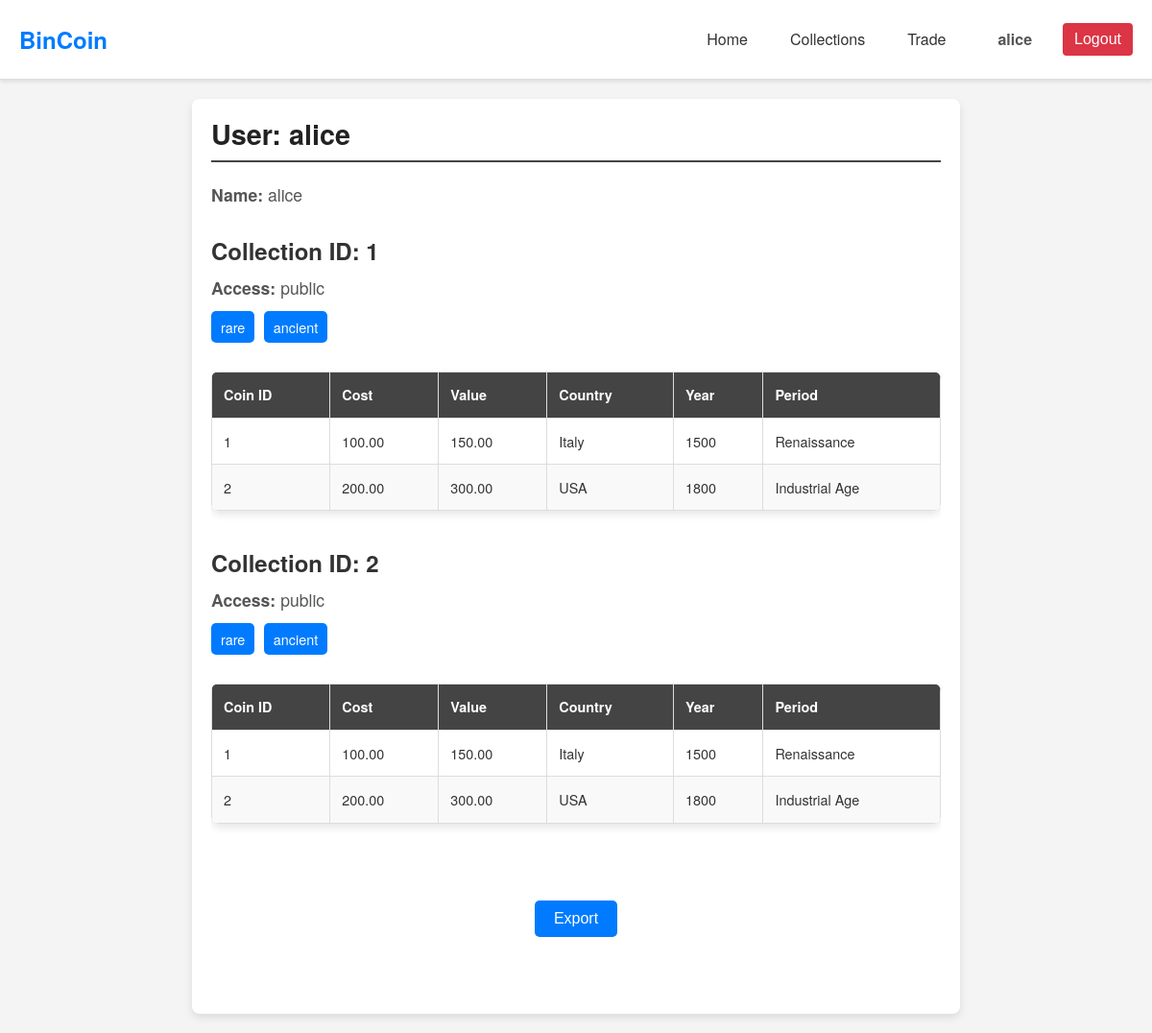
/php/user_profile.php (signed in), run on the app's committed database.
### tables this page shows
CREATE TABLE `user` (
    `name` VARCHAR(255) PRIMARY KEY,
    `password` VARCHAR(255) NOT NULL,
    `created_at` TIMESTAMP DEFAULT CURRENT_TIMESTAMP
);

CREATE TABLE `coin` (
    `id` INT AUTO_INCREMENT PRIMARY KEY,
    `cost` DECIMAL(10, 2) NOT NULL,
    `value` DECIMAL(10, 2) NOT NULL,
    `currency` VARCHAR(50) NOT NULL,
    `front_path` VARCHAR(255) NOT NULL,
    `back_path` VARCHAR(255) NOT NULL,
    `country` VARCHAR(100) NOT NULL,
    `year` INT NOT NULL,
    `coin_collection_id` INT NOT NULL,
    FOREIGN KEY (`coin_collection_id`) REFERENCES `coin_collection`(`id`) ON DELETE CASCADE
);

CREATE TABLE `period` (
    `id` INT AUTO_INCREMENT PRIMARY KEY,
    `country` VARCHAR(100) NOT NULL,
    `from` YEAR NOT NULL,
    `to` YEAR NOT NULL,
    `name` VARCHAR(255) NOT NULL
);

### php/user_profile.php (called while the page is built, shortened)
<?php
$conn = new mysqli(SERVERNAME, USERNAME, PASSWORD, DBNAME);
$userName = isset($_GET['user']) ? $_GET['user'] : 'Alice';
$userQuery = $conn->prepare("SELECT * FROM `user` WHERE `name` = ?");
$userQuery->bind_param("s", $userName);
$userQuery->execute();
$userResult = $userQuery->get_result();
$user = $userResult->fetch_assoc();
$collectionsQuery = $conn->prepare("
    SELECT cc.id AS collection_id, cc.access, ct.name AS tag
    FROM `coin_collection` cc
    LEFT JOIN `collection_tag` ct ON cc.id = ct.collection_id
    WHERE cc.user_name = ?
");
$collectionsQuery->bind_param("s", $userName);
$collectionsQuery->execute();
$collectionsResult = $collectionsQuery->get_result();
$collections = [];
while ($row = $collectionsResult->fetch_assoc()) {
    $collections[$row['collection_id']]['access'] = $row['access'];
    $collections[$row['collection_id']]['tags'][] = $row['tag'];
}
foreach ($collections as $collectionId => &$collection) {
    $coinsQuery = $conn->prepare("
        SELECT c.id AS coin_id, c.cost, c.value, c.currency, c.country, c.year, p.name AS period
        FROM `coin` c
        LEFT JOIN `coin_period` cp ON c.id = cp.coin_id
        LEFT JOIN `period` p ON cp.period_id = p.id
        WHERE c.coin_collection_id = ?
    ");
    $coinsQuery->bind_param("i", $collectionId);
    $coinsQuery->execute();
    $coinsResult = $coinsQuery->get_result();
}
include "../components/user_profile_page.php";
?>

### components/user_profile_page.php (the view, shortened to what this page needs)
<!DOCTYPE html>
<html lang="en">
<head>
    <link rel="stylesheet" href="../css/theme.css">
    <link rel="stylesheet" href="../css/user_profile.css">
</head>
<body>
    <?php include '../components/header.php'; ?>
    <div class="profile-container">
        <h2>User: <?php echo htmlspecialchars($user['name']); ?></h2>
        <div class="user-details">
            <p><strong>Name:</strong> <?php echo htmlspecialchars($user['name']); ?></p>
        </div>
        <?php foreach ($collections as $collectionId => $collection): ?>
            <div class="collection">
                <h3>Collection ID: <?php echo htmlspecialchars($collectionId); ?></h3>
                <p><strong>Access:</strong> <?php echo htmlspecialchars($collection['access']); ?></p>
                <div class="tags">
                    <?php foreach ($collection['tags'] as $tag): ?>
                        <span class="tag"><?php echo htmlspecialchars($tag); ?></span>
                    <?php endforeach; ?>
                </div>
                <div class="table-container">
                    <table>
                        <thead>
                            <tr>
                                <th>Coin ID</th>
                                <th>Cost</th>
                                <th>Value</th>
                                <th>Country</th>
                                <th>Year</th>
                                <th>Period</th>
                            </tr>
                        </thead>
                        <tbody>
                            <?php foreach ($collection['coins'] as $coin): ?>
                                <tr>
                                    <td><?php echo htmlspecialchars($coin['coin_id']); ?></td>
                                    <td><?php echo htmlspecialchars($coin['cost']); ?></td>
                                    <td><?php echo htmlspecialchars($coin['value']); ?></td>
                                    <td><?php echo htmlspecialchars($coin['country']); ?></td>
                                    <td><?php echo htmlspecialchars($coin['year']); ?></td>
                                    <td><?php echo htmlspecialchars($coin['period']); ?></td>
                                </tr>
                            <?php endforeach; ?>
                        </tbody>
                    </table>
                </div>
            </div>
        <?php endforeach; ?>
        <div class="export-container">
        <div class="dropdown">
            <button class="export-btn">Export</button>
            </div>
        </div>
    </div>
</body>
</html>

### components/header.php (shortened to what this page needs)
<header>
    <div class="navbar">
        <div class="title">BinCoin</div>
        <div class="nav-buttons">
            <a href="dashboard.php">Home</a>
            <a href="collections.php">Collections</a>
            <a href="trade.php">Trade</a>
            <a href="user_profile.php?user=<?= htmlspecialchars($_SESSION['username']); ?>"><span
                    class="username"><?= htmlspecialchars($_SESSION['username']); ?></span></a>
            <form action="logout.php" method="POST" style="display: inline;">
                <button type="submit" class="logout-button">Logout</button>
            </form>
        </div>
    </div>
</header>

### css/theme.css (style rules this page uses)
* { margin: 0; padding: 0; box-sizing: border-box; }
html { font-size: 16px; }
body { font-family: 'Helvetica Neue', Arial, sans-serif; line-height: 1.6; color: #333; background-color: #f4f4f4; }
h1, h2, h3, h4, h5, h6 { color: #222; margin-bottom: 1rem; line-height: 1.2; }
header { background-color: #ffffff; box-shadow: 0 2px 4px rgba(0, 0, 0, 0.1); position: sticky; top: 0; z-index: 1000; }
.navbar { display: flex; justify-content: space-between; align-items: center; max-width: 1200px; margin: 0 auto; padding: 10px 20px; }
.navbar .title { font-size: 1.5rem; font-weight: bold; color: #007BFF; text-decoration: none; }
.nav-buttons { display: flex; align-items: center; }
.nav-buttons a { margin: 0 10px; padding: 8px 12px; color: #333333; border-radius: 4px; transition: background-color 0.3s ease, color 0.3s ease; }
.nav-buttons .username { margin: 0 10px; font-weight: bold; color: #555555; }
.logout-button { background-color: #dc3545; color: #ffffff; padding: 8px 12px; border: none; border-radius: 4px; cursor: pointer; transition: background-color 0.3s ease; font-size: 1rem; }
p { margin-bottom: 1.2rem; }
a { color: #007BFF; text-decoration: none; transition: color 0.3s ease; }
header { background-color: #ffffff; border-bottom: 1px solid #ddd; padding: 10px 0; }
button, .btn { display: inline-block; background-color: #007BFF; color: #ffffff; padding: 10px 20px; border: none; border-radius: 4px; cursor: pointer; font-size: 1rem; transition: background-color 0.3s ease; text-decoration: none; text-align: center; }
form { display: flex; flex-direction: column; }
table { width: 100%; border-collapse: collapse; margin-bottom: 20px; }
table th, table td { padding: 12px; border: 1px solid #ddd; text-align: left; }
table th { background-color: #f8f8f8; }
table tr:nth-child(even) { background-color: #f9f9f9; }

### css/user_profile.css (style rules this page uses)
.profile-container { max-width: 800px; margin: 20px auto; background: #ffffff; padding: 20px; border-radius: 8px; box-shadow: 0 4px 8px rgba(0, 0, 0, 0.1); }
.profile-container h2 { font-size: 1.8em; border-bottom: 2px solid #444; padding-bottom: 10px; margin-bottom: 20px; }
.profile-container .user-details { margin-bottom: 30px; }
.profile-container .user-details p { font-size: 1.1em; margin: 5px 0; color: #555; }
.collection { margin-bottom: 20px; }
.collection h3 { font-size: 1.5em; color: #333; margin-bottom: 10px; }
.collection p { font-size: 1.1em; color: #555; margin-bottom: 10px; }
.table-container { overflow-x: auto; }
.table-container table { width: 100%; border-collapse: collapse; margin: 20px 0; font-size: 0.9em; background: #ffffff; box-shadow: 0 4px 8px rgba(0, 0, 0, 0.1); border-radius: 8px; overflow: hidden; }
.table-container th, .table-container td { padding: 12px; text-align: left; }
.table-container th { background-color: #444; color: #ffffff; }
.table-container td { border-bottom: 1px solid #dddddd; }
.tags { margin: 10px 0; }
.tag { display: inline-block; background-color: #007BFF; color: #ffffff; padding: 5px 10px; border-radius: 5px; font-size: 0.9em; margin-right: 5px; }
.export-container { margin: 50px auto; max-width: 300px; text-align: center; }
.export-btn { display: inline-block; padding: 10px 20px; margin: 10px; font-size: 1em; color: #fff; background-color: #007BFF; border: none; border-radius: 5px; cursor: pointer; text-decoration: none; }
.dropdown { position: relative; display: inline-block; }

### data on the page
user: name "alice"
coin: id "1", cost "100.00", value "150.00", country "Italy", year "1500", period.name "Renaissance"
coin: id "2", cost "200.00", value "300.00", country "USA", year "1800", period.name "Industrial Age"

### other printed values
$_SESSION['username'] "alice"
$collectionId "1"
$collection['access'] "public"
$tag "rare"
$tag "ancient"
$collectionId "2"
